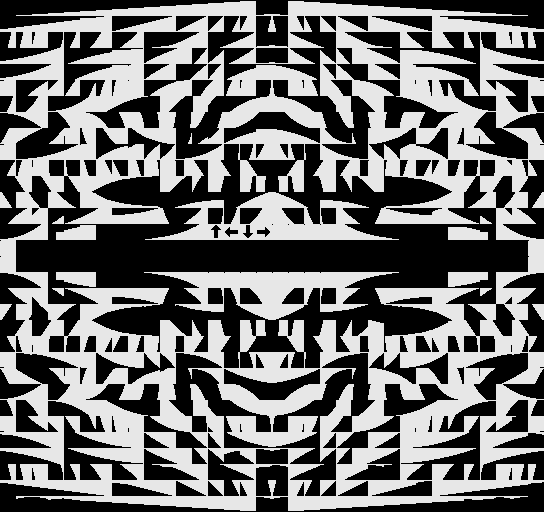

This is a level from a 2D game, rendered from its Tiled map with the project's own tilesets. A one-line summary and the map file follow, with tile-layer data summarised:
An orthogonal 34x32 tile map with 16x16 px tiles, 1 tile layer (ShoeBox Tile Grab).

<map version="1.0" orientation="orthogonal" renderorder="right-down" width="34" height="32" tilewidth="16" tileheight="16" nextobjectid="1">
 <tileset firstgid="1" source="newangletiles_bank.png.tsx" />
 <layer name="ShoeBox Tile Grab" width="34" height="32">
  <data>[1088 cells, 1088 non-empty, 755 distinct tile ids]</data>
 </layer>
</map>
